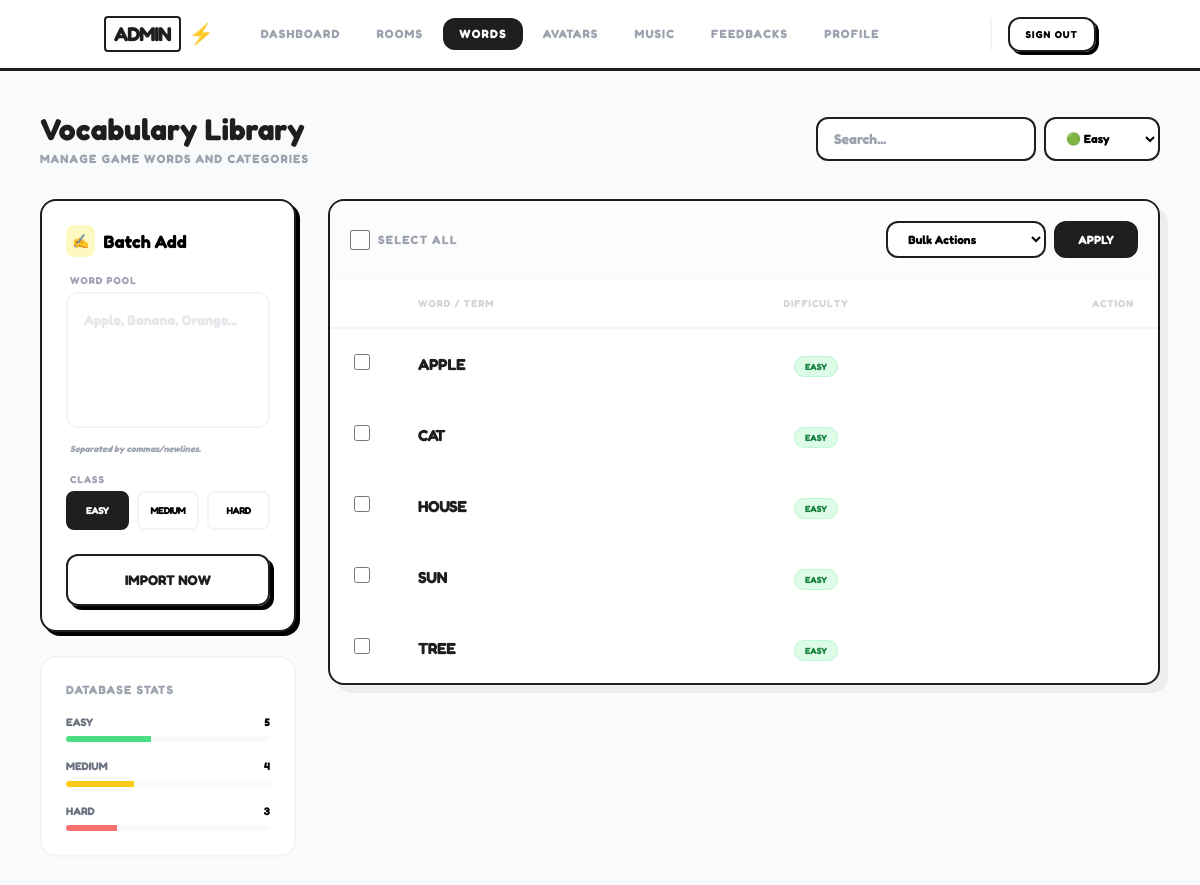
Page /admin/words.php?difficulty=easy (signed in) on the committed database.
### tables this page shows
CREATE TABLE IF NOT EXISTS words (
    id INT AUTO_INCREMENT PRIMARY KEY,
    word VARCHAR(50) NOT NULL UNIQUE,
    difficulty ENUM('easy', 'medium', 'hard') DEFAULT 'easy'
);

### api/db.php (called while the page is built, shortened)
<?php
$host = $_ENV['DB_HOST'] ?? 'localhost';
$db   = $_ENV['DB_NAME'] ?? 'drawguess_v2';
$user = $_ENV['DB_USER'] ?? 'root';
$pass = $_ENV['DB_PASS'] ?? '';
$charset = 'utf8mb4';
$dsn = "mysql:host=$host;charset=$charset";
$options = [
    PDO::ATTR_ERRMODE            => PDO::ERRMODE_EXCEPTION,
    PDO::ATTR_DEFAULT_FETCH_MODE => PDO::FETCH_ASSOC,
    PDO::ATTR_EMULATE_PREPARES   => false,
];
try {
    $pdo = new PDO($dsn, $user, $pass, $options);
    $pdo->exec("CREATE DATABASE IF NOT EXISTS `$db` CHARACTER SET utf8mb4 COLLATE utf8mb4_unicode_ci");
    $pdo->exec("USE `$db` ");
    $pdo->exec("SET time_zone = '+00:00'");
} catch (\PDOException $e) {
    die(json_encode(["success" => false, "error" => "Connection failed: " . $e->getMessage()]));
}
class DB {
    public static function query($sql, $params = []) {
        global $pdo;
        $stmt = $pdo->prepare($sql);
        $stmt->execute($params);
        return $stmt;
    }
    public static function fetch($sql, $params = []) {
        return self::query($sql, $params)->fetch();
    }
    public static function fetchAll($sql, $params = []) {
        return self::query($sql, $params)->fetchAll();
    }
}

### admin/words.php (the view, shortened to what this page needs)
<?php
require_once '../api/db.php';
$search = $_GET['search'] ?? '';
$filter_diff = $_GET['difficulty'] ?? '';
$sql = "SELECT * FROM words WHERE 1=1";
$params = [];
if (!empty($filter_diff)) {
    $sql .= " AND difficulty = ?";
    $params[] = $filter_diff;
}
$sql .= " ORDER BY word ASC";
$words_list = DB::fetchAll($sql, $params);
$total_all = DB::fetch("SELECT COUNT(*) as c FROM words")['c'];
?>
<!DOCTYPE html>
<html lang="en">
<head>
    <script src="https://cdn.tailwindcss.com"></script>
</head>
<body class="bg-gray-50 min-h-screen pb-12">
    <?php include 'nav.php'; ?>
    <div class="container mx-auto px-4 max-w-6xl">
        <div class="flex flex-col lg:flex-row justify-between items-start lg:items-center gap-4 mb-8">
            <div>
                <h1 class="text-3xl font-black text-ink">Vocabulary Library</h1>
                <p class="text-gray-400 font-bold text-xs uppercase tracking-widest mt-1">Manage game words and categories</p>
            </div>
            <form method="GET" class="flex gap-2 w-full lg:w-auto">
                <div class="relative flex-1">
                    <input type="text" name="search" value="<?= htmlspecialchars($search) ?>" placeholder="Search..." class="w-full bg-white border-2 border-ink pl-4 pr-10 py-2.5 rounded-xl text-sm font-bold focus:outline-none focus:shadow-[4px_4px_0px_#000] transition-all">
                </div>
                <select name="difficulty" onchange="this.form.submit()" class="bg-white border-2 border-ink px-4 py-2.5 rounded-xl text-xs font-black focus:outline-none">
                    <option value="easy" <?= $filter_diff=='easy'?'selected':'' ?>>🟢 Easy</option>
                </select>
            </form>
        </div>
        <div class="grid grid-cols-1 lg:grid-cols-4 gap-8">
            <div class="lg:col-span-1 space-y-6">
                <div class="bg-white p-6 rounded-2xl border-2 border-ink shadow-[4px_4px_0px_#000]">
                    <h2 class="text-lg font-black mb-4 flex items-center gap-2">
                        <span class="bg-yellow-100 p-1.5 rounded-lg text-sm">✍️</span> Batch Add
                    </h2>
                    <form method="POST">
                        <div class="mb-4">
                            <label class="block text-[10px] font-black text-gray-400 uppercase tracking-widest mb-1 ml-1">Word Pool</label>
                            <textarea name="words_bulk" rows="5" class="w-full border-2 border-gray-100 rounded-xl p-4 focus:border-ink outline-none font-bold text-sm resize-none placeholder:text-gray-200" placeholder="Apple, Banana, Orange..." required></textarea>
                            <p class="text-[9px] text-gray-400 mt-2 font-bold px-1 italic">Separated by commas/newlines.</p>
                        </div>
                        <div class="mb-6">
                            <label class="block text-[10px] font-black text-gray-400 uppercase tracking-widest mb-1 ml-1">Class</label>
                            <div class="grid grid-cols-3 gap-2">
                                <?php foreach(['easy', 'medium', 'hard'] as $d): ?>
                                <label class="cursor-pointer">
                                    <div class="text-center py-2.5 rounded-lg border-2 border-gray-100 font-black text-[10px] uppercase tracking-tighter peer-checked:border-ink peer-checked:bg-ink peer-checked:text-white transition-all">
                                        <?= $d ?>
                                    </div>
                                </label>
                                <?php endforeach; ?>
                            </div>
                        </div>
                        <button type="submit" name="add_bulk" class="w-full bg-pop-yellow hover:bg-yellow-300 border-2 border-ink text-ink font-black py-3.5 rounded-xl text-sm shadow-[4px_4px_0px_#000] active:shadow-none active:translate-y-1 transition-all">
                            IMPORT NOW
                        </button>
                    </form>
                </div>
                <div class="bg-white p-6 rounded-2xl border-2 border-gray-100">
                     <h2 class="text-xs font-black text-gray-400 uppercase tracking-widest mb-4">Database Stats</h2>
                     <div class="space-y-4">
                         <?php
                            $ds_rows = DB::fetchAll("SELECT difficulty, COUNT(*) as c FROM words GROUP BY difficulty");
                            foreach($ds_rows as $ds):
                                $pc = ($total_all > 0) ? ($ds['c'] / $total_all) * 100 : 0;
                                $color = $ds['difficulty'] == 'easy' ? 'bg-green-400' : ($ds['difficulty'] == 'medium' ? 'bg-yellow-400' : 'bg-red-400');
                         ?>
                         <div>
                             <div class="flex justify-between text-[11px] font-black uppercase mb-1.5">
                                 <span class="text-gray-500"><?= $ds['difficulty'] ?></span>
                                 <span><?= $ds['c'] ?></span>
                             </div>
                             <div class="w-full h-1.5 bg-gray-50 rounded-full overflow-hidden">
                                 <div class="<?= $color ?> h-full transition-all duration-700" style="width: <?= $pc ?>%"></div>
                             </div>
                         </div>
                         <?php endforeach; ?>
                     </div>
                </div>
            </div>
            <div class="lg:col-span-3">
                <form method="POST" id="bulk_form">
                    <div class="bg-white rounded-2xl border-2 border-ink overflow-hidden shadow-[8px_8px_0px_rgba(0,0,0,0.05)]">
                        <div class="p-5 border-b-2 border-gray-50 bg-gray-50/50 flex flex-wrap justify-between items-center gap-4">
                            <div class="flex items-center gap-4">
                                <label class="flex items-center gap-2 cursor-pointer select-none">
                                    <input type="checkbox" onclick="toggleAll(this)" class="w-5 h-5 rounded border-2 border-ink accent-ink cursor-pointer">
                                    <span class="text-xs font-black text-gray-400 uppercase tracking-widest">Select All</span>
                                </label>
                            </div>
                            <div class="flex gap-2">
                                <select name="bulk_action" id="bulk_action_sel" class="border-2 border-ink rounded-xl px-4 py-2 text-xs font-black focus:outline-none bg-white">
                                    <option value="">Bulk Actions</option>
                                </select>
                                <button type="button" onclick="submitBulk()" class="bg-ink text-white px-6 py-2 rounded-xl text-xs font-black hover:bg-gray-800 active:scale-95 transition-all">APPLY</button>
                            </div>
                        </div>
                        <div class="overflow-x-auto max-h-[700px] no-scrollbar">
                            <table class="w-full text-left">
                                <thead class="sticky top-0 bg-white border-b-2 border-gray-100 z-10">
                                    <tr class="text-[10px] font-black text-gray-300 uppercase tracking-widest">
                                        <th class="px-6 py-4 w-10"></th>
                                        <th class="px-6 py-4">Word / Term</th>
                                        <th class="px-6 py-4 text-center">Difficulty</th>
                                        <th class="px-6 py-4 text-right">Action</th>
                                    </tr>
                                </thead>
                                <tbody class="divide-y divide-gray-50">
                                    <?php foreach($words_list as $row): ?>
                                    <tr class="hover:bg-yellow-50/50 transition-colors group">
                                        <td class="px-6 py-4">
                                            <input type="checkbox" name="selected_ids[]" value="<?= $row['id'] ?>" class="w-4 h-4 rounded border-2 border-ink accent-ink">
                                        </td>
                                        <td class="px-6 py-4 font-black text-ink uppercase tracking-tight"><?= htmlspecialchars($row['word']) ?></td>
                                        <td class="px-6 py-4 text-center">
                                            <?php
                                                $cl = $row['difficulty']=='easy' ? 'bg-green-100 text-green-700 border-green-200' :
                                                       ($row['difficulty']=='medium' ? 'bg-yellow-100 text-yellow-700 border-yellow-200' : 'bg-red-100 text-red-700 border-red-200');
                                            ?>
                                            <span class="px-2.5 py-1 rounded-full text-[9px] font-black uppercase border <?= $cl ?>">
                                                <?= $row['difficulty'] ?>
                                            </span>
                                        </td>
                                        <td class="px-6 py-4 text-right">
                                        </td>
                                    </tr>
                                    <?php endforeach; ?>
                                </tbody>
                            </table>
                        </div>
                    </div>
                </form>
            </div>
        </div>
    </div>
</body>
</html>

### rows in the picture
words: word "APPLE", difficulty "EASY"
words: word "CAT", difficulty "EASY"
words: word "HOUSE", difficulty "EASY"
words: word "SUN", difficulty "EASY"
words: word "TREE", difficulty "EASY"

### other values in the picture
$meta[0] "DASHBOARD"
$meta[0] "ROOMS"
$meta[0] "WORDS"
$meta[0] "AVATARS"
$meta[0] "MUSIC"
$meta[0] "FEEDBACKS"
$meta[0] "PROFILE"
$d "EASY"
$d "MEDIUM"
$d "HARD"
$ds['difficulty'] "EASY"
$ds['c'] "5"
$ds['difficulty'] "MEDIUM"
$ds['c'] "4"
$ds['difficulty'] "HARD"
